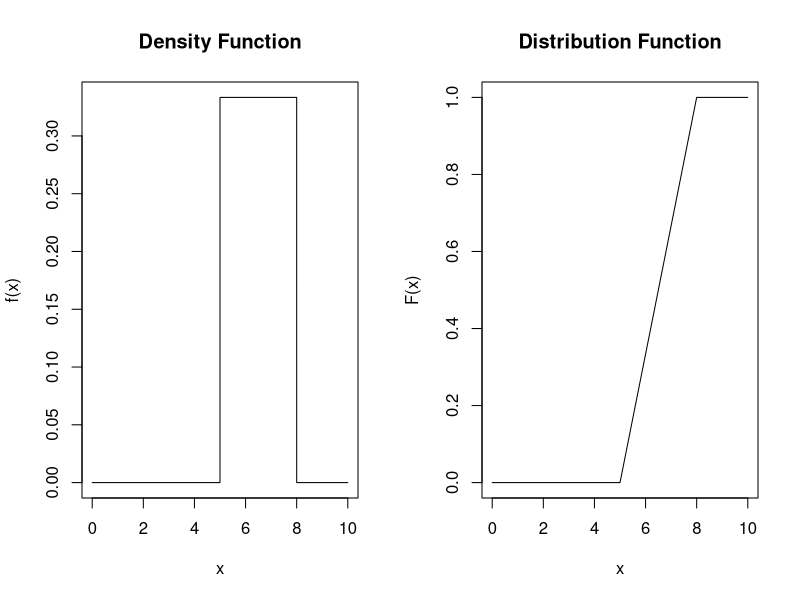
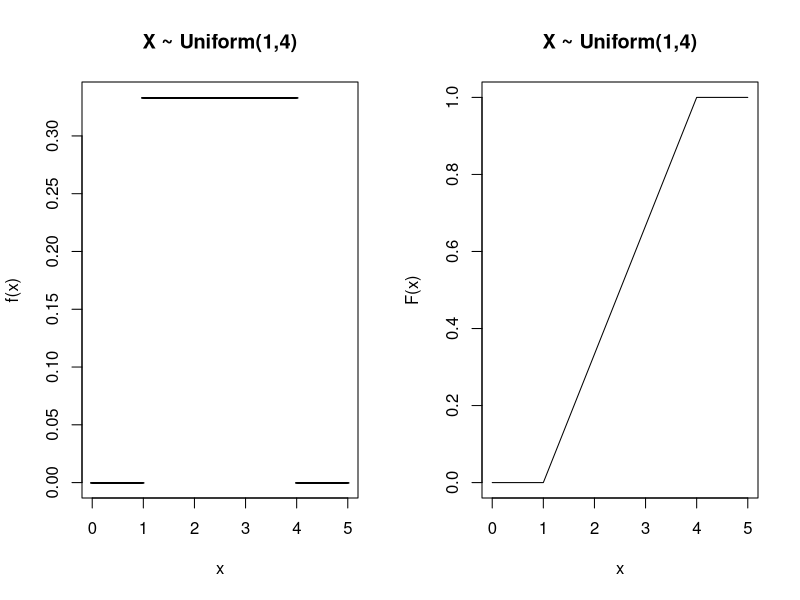
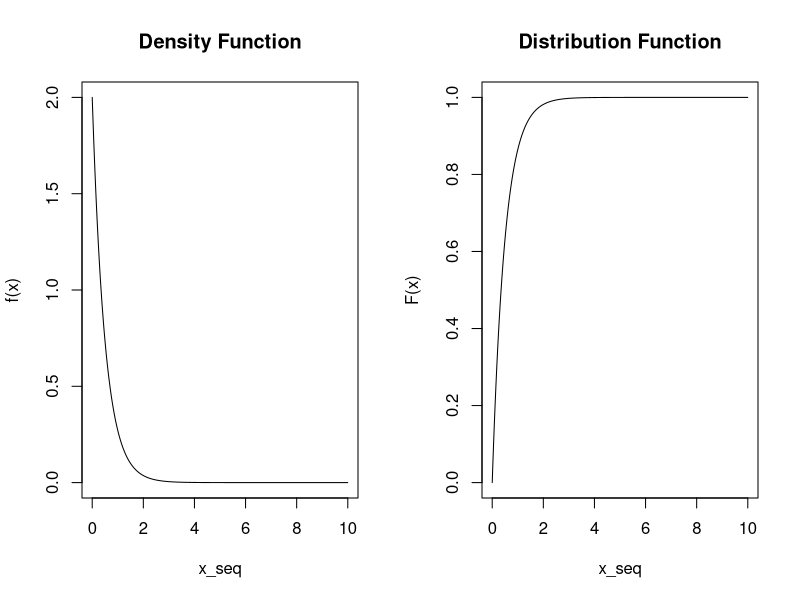
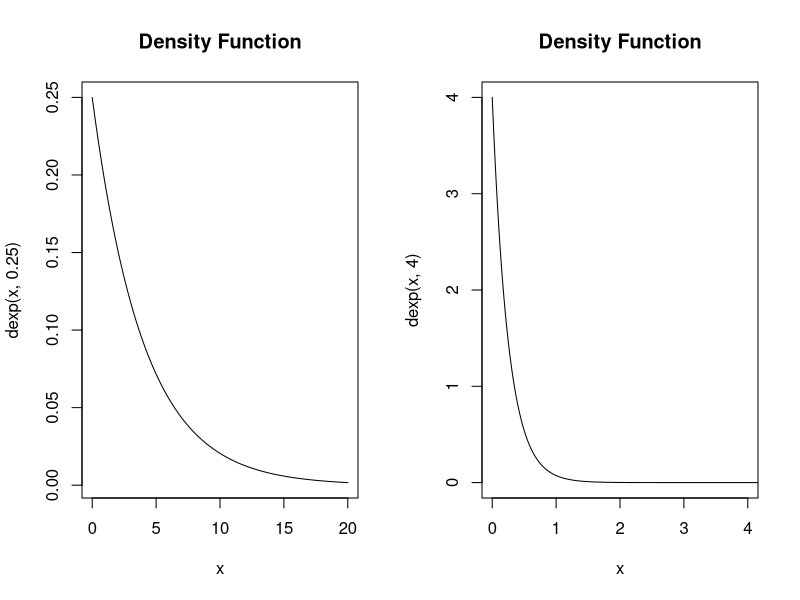
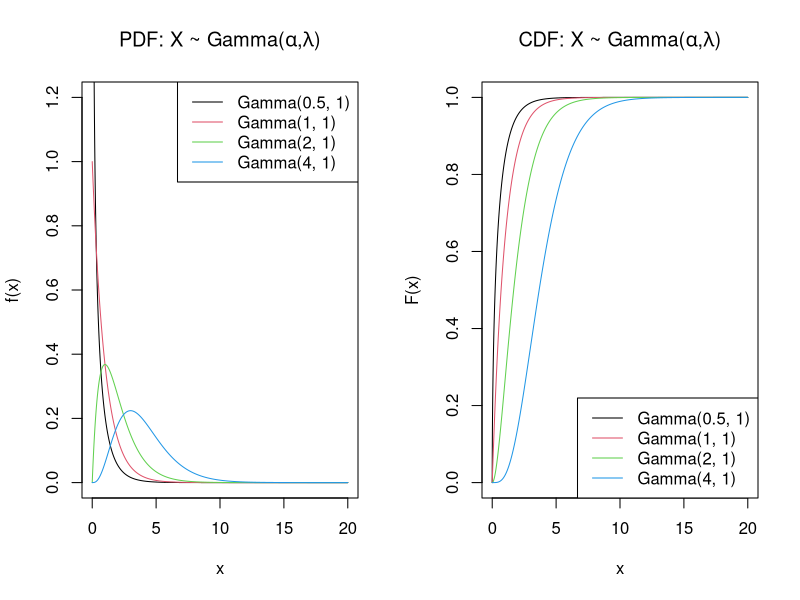
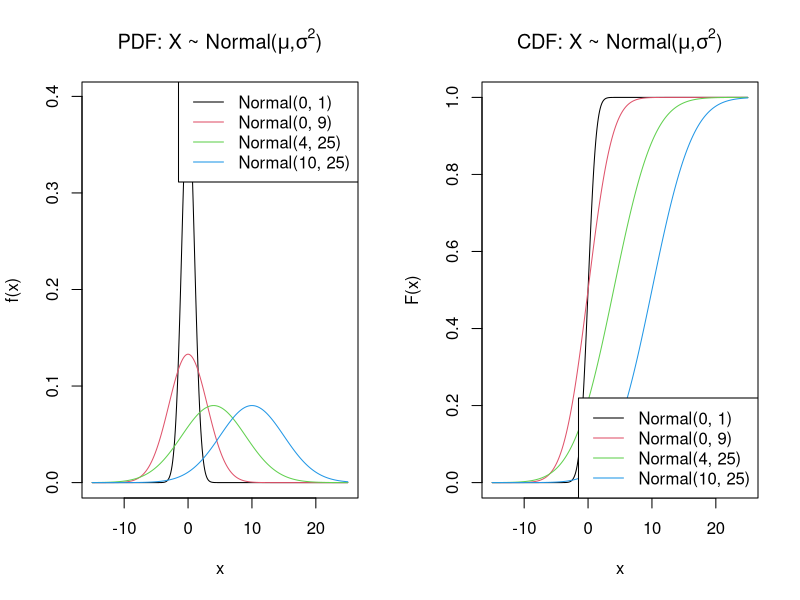
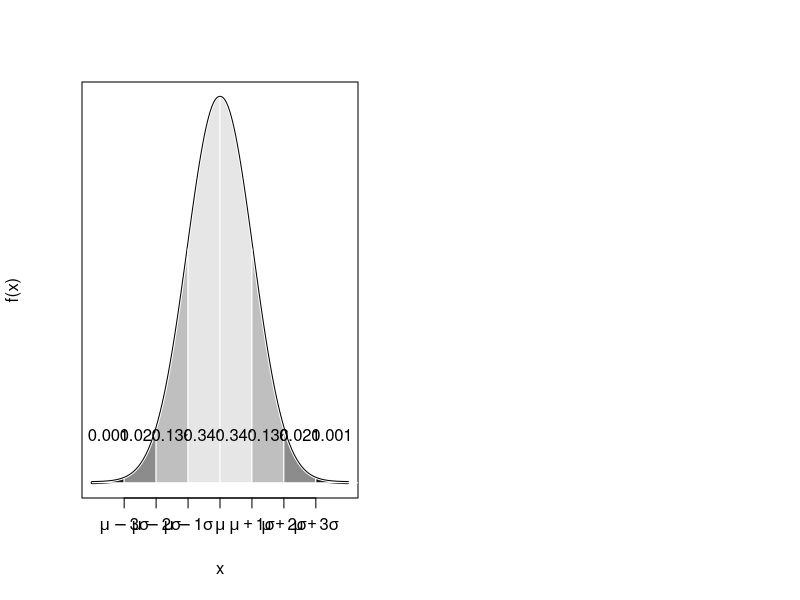

These figures' R source, in order:
## ---- chunk 1
par(mfrow=c(1,2))
x <- seq(0, 10, 0.001)
plot(x, dunif(x, 5, 8), type="l", main="Density Function", ylab="f(x)")
plot(x, punif(x, 5, 8), type="l", main="Distribution Function", ylab="F(x)")
## ---- chunk 2
(0.5-0)/(2-0)
punif(0.5, 0, 2)
## ---- chunk 3
x <- seq(0, 5, 0.01)
plot(x, dunif(x, 1, 4), ylab="f(x)", pch="-", main= "X ~ Uniform(1,4)")
plot(x, punif(x, 1, 4), ylab="F(x)", type="l", main= "X ~ Uniform(1,4)")
## ---- chunk 4

par(mfrow=c(1,2))

x_seq <- seq(0, 10, 0.001)

plot(x_seq, dexp(x_seq, 2), type="l", main="Density Function", ylab="f(x)")
plot(x_seq, pexp(x_seq, 2), type="l", main="Distribution Function", ylab="F(x)")

## ---- chunk 5
lambda <- 1/2
1 - (1 - exp(-lambda*3))
1 - pexp(3, lambda)
## ---- chunk 6
1-pexp(4, 0.25)
## ---- chunk 7
dbinom(2, 3, 0.37)
## ---- chunk 8
dbinom(1, 3, 0.37) + dbinom(3, 3, 0.37)
## ---- chunk 9

par(mfrow=c(1,2))

x <- seq(0, 20, 0.001)

plot(x, dexp(x, 0.25), type="l", main="Density Function") 
plot(x, dexp(x, 4), type="l", main="Density Function", xlim=c(0, 4)) 

## ---- chunk 10

par(mfrow=c(1,2))

x <- seq(0, 20, 0.001)
alpha <- c(0.5, 1, 2, 4)
lambda <- 1

#PDF
plot(x, dgamma(x, alpha[1], lambda), 
		ylab = "f(x)", type="l", col=1, ylim=c(0, 1.2),
         main = expression(paste("PDF: X ~ Gamma(", alpha, ",", lambda, ")")))

for(i in 2:length(alpha)){
    lines(x, dgamma(x, alpha[i], lambda), type="l", col=i)
  }


leg = paste("Gamma(", alpha, ", ", lambda, ")", sep="")
legend("topright", legend=leg, col=1:length(alpha), lty=1)

#CDF

plot(x, pgamma(x, alpha[1], lambda), 
		ylab = "F(x)", type="l", col=1,
         main = expression(paste("CDF: X ~ Gamma(", alpha, ",", lambda, ")")))

for(i in 2:length(alpha)){
    lines(x, pgamma(x, alpha[i], lambda), type="l", col=i)
  }


leg = paste("Gamma(", alpha, ", ", lambda, ")", sep="")
legend("bottomright", legend=leg, col=1:length(alpha), lty=1)

## ---- chunk 11
pgamma(2.5, 2, 3)
## ---- chunk 12
pgamma(seq(0, 6, 0.5), 3.5, 2/3)
pgamma(seq(0, 6, 0.5), 3.5, scale=1.5)
dgamma(seq(0, 6, 0.5), 3.5, 2/3)
## ---- chunk 13
1 - pgamma(5, 3.5, 2/3)
## ---- chunk 14
alpha <- 3.5; lambda <- 2/3

30*alpha/lambda + 2*alpha*(1+alpha)/(2/3)^2
## ---- chunk 15

par(mfrow=c(1,2))

x <- seq(-15, 25, 0.1)

mu <- c(0, 0, 4, 10)
sigma <- c(1, 3, 5, 5)
n <- length(mu)

#PDF
plot(x, dnorm(x, mu[1], sigma[1]), 
		ylab = "f(x)", type="l", col=1, 
		xlim = c(-15, 25),
		#ylim=c(0, 1.2),
         main = expression(paste("PDF: X ~ Normal(", mu, ",", sigma^2, ")")))

for(i in 2:n){
    lines(x, dnorm(x, mu[i], sigma[i]), type="l", col=i)
  }


leg = paste("Normal(", mu, ", ", sigma^2, ")", sep="")
legend("topright", legend=leg, col=1:n, lty=1)

#CDF

plot(x, pnorm(x, mu[1], sigma[1]), 
		ylab = "F(x)", type="l", col=1,
		xlim = c(-15, 25),
         main = expression(paste("CDF: X ~ Normal(", mu, ",", sigma^2, ")")))

for(i in 2:n){
    lines(x, pnorm(x, mu[i], sigma[i]), type="l", col=i)
  }


leg = paste("Normal(", mu, ", ", sigma^2, ")", sep="")
legend("bottomright", legend=leg, col=1:n, lty=1)

## ---- chunk 16
pnorm(2.8, 3, sqrt(0.2))
## ---- chunk 17
mu <- 0
sigma <- 1
x <- seq(-4, 4, 0.001)

cols <- c(gray.colors(4, start = 0.1, end = 0.9, gamma = 2.2, alpha = NULL),
          gray.colors(4, start = 0.9, end = 0.1, gamma = 2.2, alpha = NULL))
colText <- c("black")


#Create plot
plot(x, dnorm(x, mu, sigma), type="l", lwd=3, ylab="f(x)", yaxt="n", xaxt="n")

#Add axis labels
axis(side=1, at=-3:3, labels=c(
  expression(mu ~-3*sigma), expression(mu ~-2 *sigma), expression(mu~-1 *sigma),  
  expression(mu), 
  expression(mu ~+1*sigma), expression(mu ~+2 *sigma), expression(mu ~+3 *sigma)))

#Compute probabilities
Fx <- pnorm(-4:4, mu, sigma)

#For 4 standard deviations either side of the mean
for(i in -4:4){
  j <- i+1
  k <- 5
  ijvals <- seq(i, j, 0.001)
  
  #Shade areas
  polygon(x = c(i,ijvals , j), 
          y = c(0, dnorm(ijvals, 0, 1), 0), 
          col=cols[i+k], border="white")
  
  #Add probability of each area as text
  text((i+0.5), 0.05, labels=round(diff(Fx)[i+k],digits=3), col=colText[i+k])
}
## ---- chunk 18
pnorm(1.005, 1.005, 0.01)
## ---- chunk 19
0.5 + 0.341 + 0.7*(0.136)
pnorm(1.02, 1.005, 0.01)
## ---- chunk 20
options(scipen = 8, digits = 5)
options(formatR.arrow=TRUE,width=60)
## ---- chunk 21
pnorm(seq(0.95, 1.05, 0.01), 1.005, 0.01)
dnorm(seq(0.95, 1.05, 0.01), 1.005, 0.01)
pnorm(seq(0.95, 1.05, 0.01), 0.01, 1.005)
## ---- chunk 22
pnorm(0.98, 1.005, 0.01)
1-pnorm(1.02, 1.005, 0.01)

pnorm(0.98, 1.005, 0.01)+1-pnorm(1.02, 1.005, 0.01)
## ---- chunk 23
x <- rnorm(1e5, 1.005, 0.01)

# a)
prop.table(table(x < 1.005))

# b)
sum(x < 1.02)/1e5

# c) 
prop.table(table(x > 1.02 | x < 0.98))

